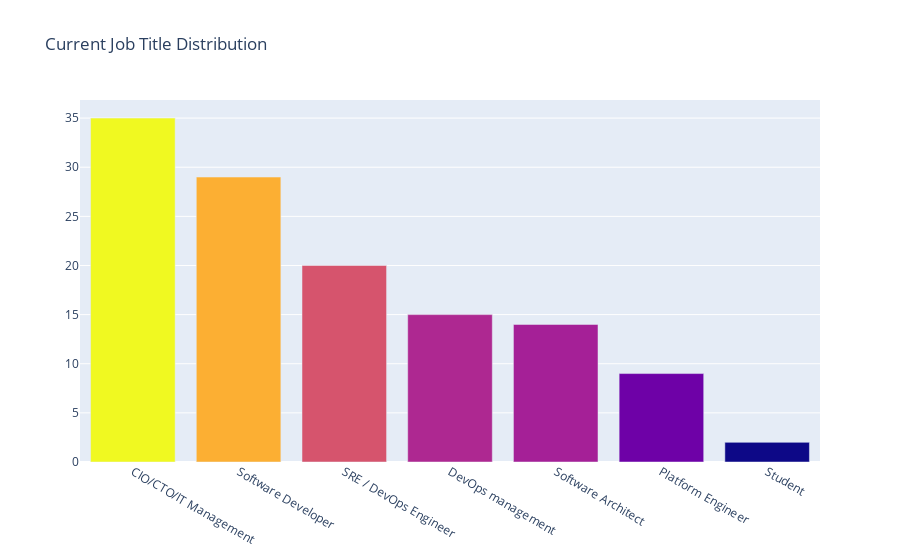

Source (notebook cell):
### Code cell
roles = work_df['What is your current role?'].value_counts()

trace = go.Bar(
    x=roles.index,
    y=roles.values,
    marker=dict(
        #color = np.random.randn(500), #set color equal to a variable
        color = roles.values,
        showscale=False
    ),
)

layout = go.Layout(
    title='Current Job Title Distribution'
)

data = [trace]
fig = go.Figure(data=data, layout=layout)
py.iplot(fig, filename="CurrentJobTitleSelect")

### Figure 1 — Plotly figure (JSON) as saved in the notebook; plotly's stock layout.template omitted (floating-point values rounded to 4 significant figures)
{"data": [{"marker": {"color": [35, 29, 20, 15, 14, 9, 2], "showscale": false}, "type": "bar", "x": ["CIO/CTO/IT Management", "Software Developer", "SRE / DevOps Engineer", "DevOps management", "Software Architect", "Platform Engineer", "Student"], "y": [35, 29, 20, 15, 14, 9, 2]}], "layout": {"autosize": true, "title": {"text": "Current Job Title Distribution"}, "xaxis": {"autorange": true, "range": [-0.5, 6.5], "type": "category"}, "yaxis": {"autorange": true, "range": [0, 36.84], "type": "linear"}}}
